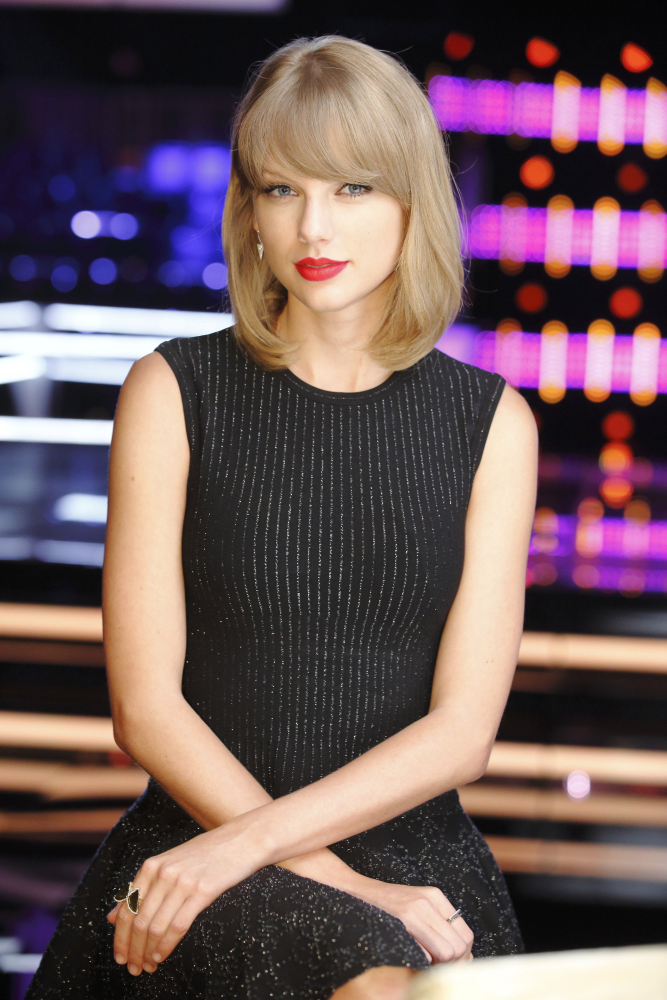
#> input picture taylor.jpg, 2000 x 3000 px (shown at 1/3 size)
$ jupyter execute image_ex_03_contours.ipynb   (older library calls are emulated)
#> lines starting #> are read from the running program, lines starting #| are printed output that depends on the picture; after the words box and inside, x2 and y2 are one past the last pixel; in counts of white or black regions, pixels touching at a corner belong together
[cell 1]
import numpy as np
import cv2

[cell 2]
im = cv2.imread("taylor.jpg")
#> im is the input picture: shape (3000, 2000, 3); mean B, G, R 92.1, 88.8, 111.2
im = cv2.resize(im, None, fx=0.25, fy=0.25, interpolation = cv2.INTER_CUBIC)
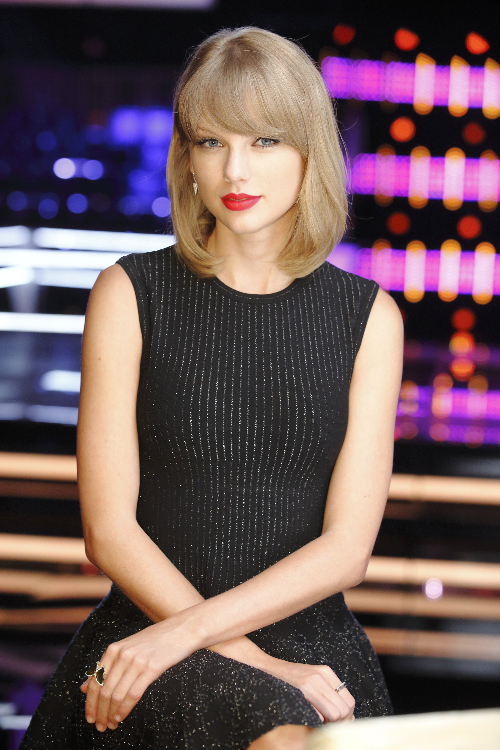
#> im: shape (750, 500, 3); mean B, G, R 92, 88.8, 111.2
imgray = cv2.cvtColor(im, cv2.COLOR_BGR2GRAY)
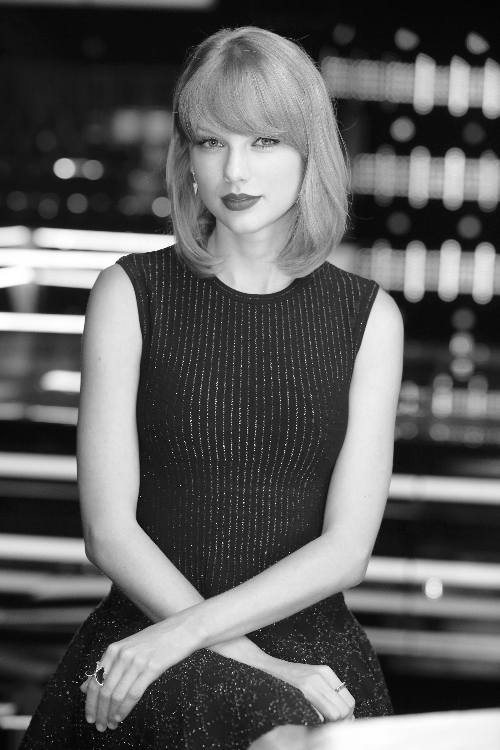
#> imgray: shape (750, 500); min 0, max 255, mean 95.8
ret, thresh = cv2.threshold(imgray, 127, 555, 0)
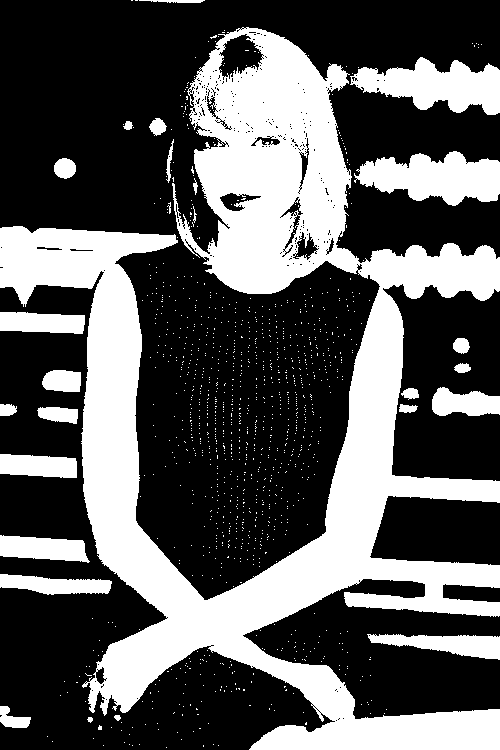
#> thresh: shape (750, 500); 35.5% white; 1176 white regions (1149 under 20 px)

image, contours, heirarchy = cv2.findContours(thresh, cv2.RETR_TREE, cv2.CHAIN_APPROX_NONE)
#> contours = 1593 contours, 1552 with area under 20; largest, box (x1, y1, x2, y2) and area: (0, 27, 500, 750) 108376, (354, 151, 500, 206) 4988, (350, 57, 500, 115) 4882, (367, 634, 500, 660) 1828, (0, 535, 90, 563) 1709
#cv2.CHAIN_APPROX_NONE - 모든 엣지 다 저장
#cv2.CHAIN_APPROX_SIMPLE - 최소한의 포인트만 저장해서 메모리 절약

[cell 3]
img = cv2.drawContours(image, contours, -1, (0, 255, 0), 3)
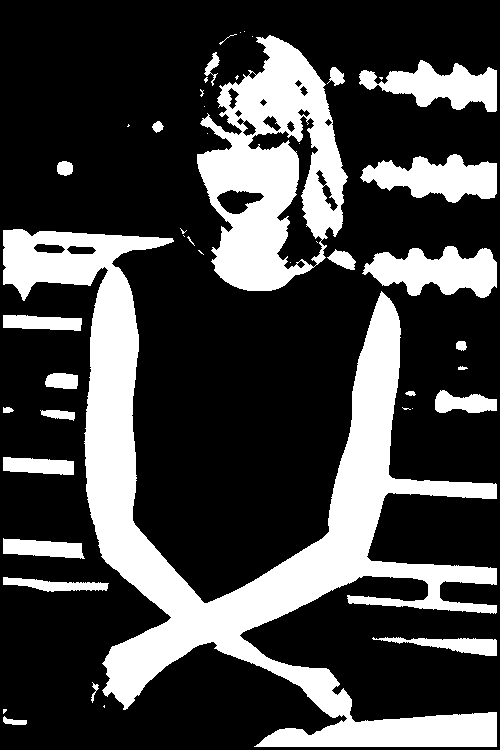
#> img: shape (750, 500); 27% white; 46 white regions (21 under 20 px), largest, box (x1, y1, x2, y2) and area: (3, 229, 497, 747) 59544, (197, 35, 348, 291) 20874, (362, 246, 497, 298) 4411

[cell 4]
cnt = contours[4]
#> cnt = [[103, 745]]
img = cv2.drawContours(image, [cnt], -1, (0, 255, 0), 3)

[cell 5]
cv2.imshow('img',img)
cv2.waitKey(0)
cv2.destroyAllWindows()

[cell 6]
img = cv2.imread('check.jpg',0)
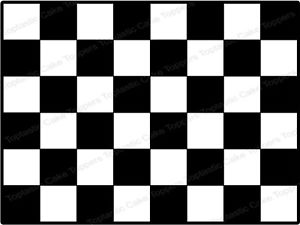
#> input picture check.jpg, 300 x 225 px
#> img is the input picture: shape (225, 300); min 0, max 255, mean 119.3
ret, thresh = cv2.threshold(img, 127, 255, 0)
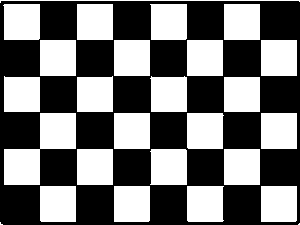
#> thresh: shape (225, 300); 46.3% white; 26 white regions (2 under 20 px)
image, contours, hierarchy = cv2.findContours(thresh, 1, 2)
#> contours = 26 contours, 3 with area under 20; largest, box (x1, y1, x2, y2) and area: (4, 113, 76, 185) 2450, (187, 186, 224, 222) 1226, (150, 149, 187, 185) 1226, (187, 113, 224, 149) 1226, (3, 4, 40, 40) 1226

cnt = contours[0]
#> cnt = [[299, 223], [298, 224], [299, 224]]
M = cv2.moments(cnt)
#> M = moments, m00 0.5, centre m10/m00, m01/m00 = (298.7, 223.7)
M
#> Out has the same summary as M

[cell 7]
area = cv2.contourArea(cnt)
#> area = 0.5
area
#> Out = 0.5
